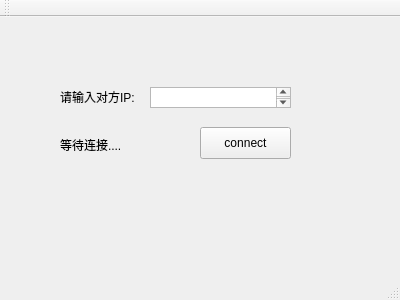
<?xml version="1.0" encoding="UTF-8"?>
<ui version="4.0">
 <class>MainWindow</class>
 <widget class="QMainWindow" name="MainWindow">
  <property name="geometry">
   <rect>
    <x>0</x>
    <y>0</y>
    <width>400</width>
    <height>300</height>
   </rect>
  </property>
  <property name="windowTitle">
   <string>SimpleChat</string>
  </property>
  <widget class="QWidget" name="centralWidget">
   <widget class="QLabel" name="inputIpLabel">
    <property name="geometry">
     <rect>
      <x>60</x>
      <y>70</y>
      <width>81</width>
      <height>20</height>
     </rect>
    </property>
    <property name="text">
     <string>请输入对方IP:</string>
    </property>
   </widget>
   <widget class="QLabel" name="status">
    <property name="geometry">
     <rect>
      <x>60</x>
      <y>120</y>
      <width>131</width>
      <height>16</height>
     </rect>
    </property>
    <property name="text">
     <string>等待连接....</string>
    </property>
   </widget>
   <widget class="QTextEdit" name="ipField">
    <property name="geometry">
     <rect>
      <x>150</x>
      <y>70</y>
      <width>141</width>
      <height>21</height>
     </rect>
    </property>
   </widget>
   <widget class="QPushButton" name="connectButton">
    <property name="geometry">
     <rect>
      <x>200</x>
      <y>110</y>
      <width>91</width>
      <height>32</height>
     </rect>
    </property>
    <property name="text">
     <string>connect</string>
    </property>
   </widget>
  </widget>
  <widget class="QMenuBar" name="menuBar">
   <property name="geometry">
    <rect>
     <x>0</x>
     <y>0</y>
     <width>400</width>
     <height>22</height>
    </rect>
   </property>
  </widget>
  <widget class="QToolBar" name="mainToolBar">
   <attribute name="toolBarArea">
    <enum>TopToolBarArea</enum>
   </attribute>
   <attribute name="toolBarBreak">
    <bool>false</bool>
   </attribute>
  </widget>
  <widget class="QStatusBar" name="statusBar"/>
 </widget>
 <layoutdefault spacing="6" margin="11"/>
 <resources/>
 <connections/>
</ui>
